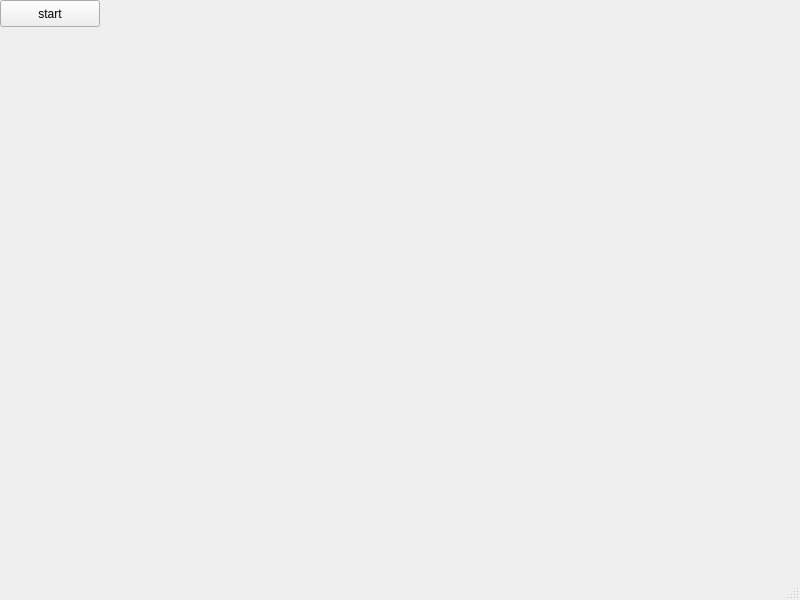
<?xml version="1.0" encoding="UTF-8"?>
<ui version="4.0">
 <class>MainWindow</class>
 <widget class="QMainWindow" name="MainWindow">
  <property name="geometry">
   <rect>
    <x>0</x>
    <y>0</y>
    <width>800</width>
    <height>600</height>
   </rect>
  </property>
  <property name="windowTitle">
   <string>MainWindow</string>
  </property>
  <widget class="QWidget" name="centralwidget">
   <widget class="QPushButton" name="pushButton">
    <property name="geometry">
     <rect>
      <x>0</x>
      <y>0</y>
      <width>100</width>
      <height>27</height>
     </rect>
    </property>
    <property name="text">
     <string>start</string>
    </property>
   </widget>
  </widget>
  <widget class="QMenuBar" name="menubar">
   <property name="geometry">
    <rect>
     <x>0</x>
     <y>0</y>
     <width>800</width>
     <height>24</height>
    </rect>
   </property>
  </widget>
  <widget class="QStatusBar" name="statusbar"/>
 </widget>
 <resources/>
 <connections/>
</ui>
